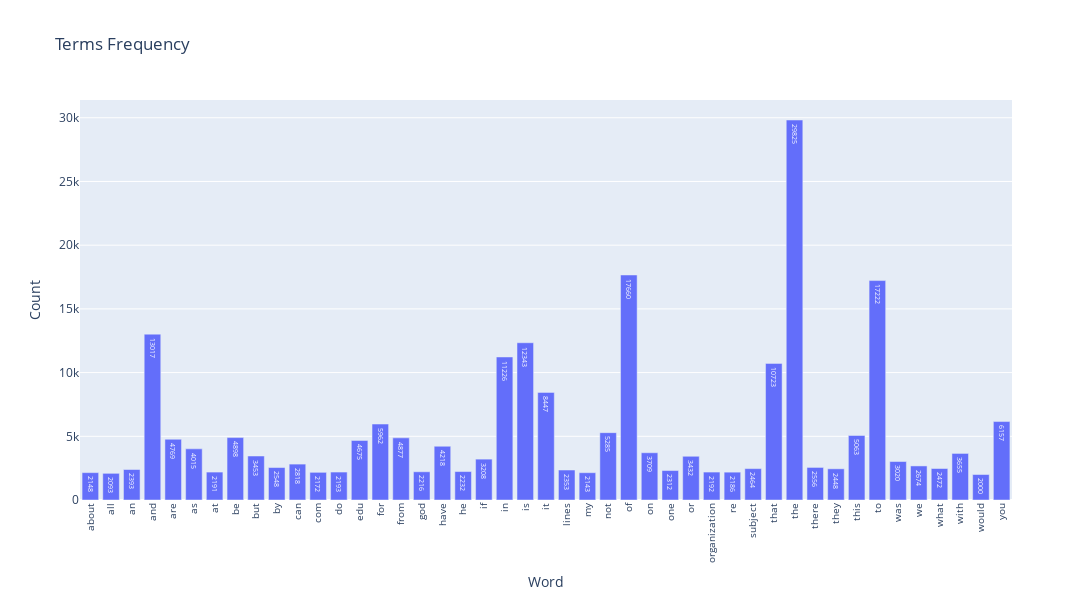

The code cell stored with this chart in its notebook:
### Markdown cell above
### >>> **Exercise 13 (take home):** 
The chart above only contains 300 vocabulary in the documents, and it's already computationally intensive to both compute and visualize. Can you efficiently reduce the number of terms you want to visualize as an exercise.

### Code cell
# Answer here
# Answer here
term_freqs = np.array(X_counts.sum(axis=0)).ravel()
min_freq = 2000
mask_terms = term_freqs >= min_freq
terms = np.array(count_vect.get_feature_names_out())
terms = terms[mask_terms]
term_freq = np.asarray(X_counts.sum(axis=0))[0][np.where(mask_terms)[0]]

#plt.subplots(figsize=(100, 50))
#g = sns.barplot(x=terms, 
#            y=term_frequencies[:300])
#g.set_xticklabels(terms, rotation = 90,fontsize=30);
import plotly.express as px
import pandas as pd


df = pd.DataFrame({
    "Term": terms,         
    "Frequency": term_freq
})


fig = px.bar(df, x="Term", y="Frequency",
             title="Terms Frequency",
             labels={"Term":"Word", "Frequency":"Count"},
             text="Frequency")  


fig.update_layout(
    xaxis_tickangle=-90,
    xaxis_tickfont_size=10,
    yaxis_tickfont_size=12,
    width=1200, height=600
)

fig.show()

### Figure 1 — Plotly figure (JSON) as saved in the notebook; plotly's stock layout.template omitted (floating-point values rounded to 4 significant figures)
{"data": [{"hovertemplate": "Word=%{x}<br>Count=%{text}<extra></extra>", "legendgroup": "", "marker": {"color": "#636efa", "pattern": {"shape": ""}}, "name": "", "orientation": "v", "showlegend": false, "text": [2148.0, 2093.0, 2393.0, 13020.0, 4769.0, 4015.0, 2191.0, 4898.0, 3453.0, 2548.0, 2818.0, 2172.0, 2193.0, 4675.0, 5962.0, 4877.0, 2216.0, 4218.0, 2232.0, 3208.0, 11230.0, 12340.0, 8447.0, 2353.0, 2143.0, 5285.0, 17660.0, 3709.0, 2312.0, 3432.0, 2192.0, 2186.0, 2464.0, 10720.0, 29820.0, 2556.0, 2448.0, 5063.0, 17220.0, 3020.0, 2674.0, 2472.0, 3655.0, 2000.0, 6157.0], "textposition": "auto", "type": "bar", "x": ["about", "all", "an", "and", "are", "as", "at", "be", "but", "by", "can", "com", "do", "edu", "for", "from", "god", "have", "he", "if", "in", "is", "it", "lines", "my", "not", "of", "on", "one", "or", "organization", "re", "subject", "that", "the", "there", "they", "this", "to", "was", "we", "what", "with", "would", "you"], "xaxis": "x", "y": [2148, 2093, 2393, 13017, 4769, 4015, 2191, 4898, 3453, 2548, 2818, 2172, 2193, 4675, 5962, 4877, 2216, 4218, 2232, 3208, 11226, 12343, 8447, 2353, 2143, 5285, 17660, 3709, 2312, 3432, 2192, 2186, 2464, 10723, 29825, 2556, 2448, 5063, 17222, 3020, 2674, 2472, 3655, 2000, 6157], "yaxis": "y"}], "layout": {"barmode": "relative", "height": 600, "legend": {"tracegroupgap": 0}, "title": {"text": "Terms Frequency"}, "width": 1200, "xaxis": {"anchor": "y", "domain": [0, 1], "tickangle": -90, "tickfont": {"size": 10}, "title": {"text": "Word"}}, "yaxis": {"anchor": "x", "domain": [0, 1], "tickfont": {"size": 12}, "title": {"text": "Count"}}}}
